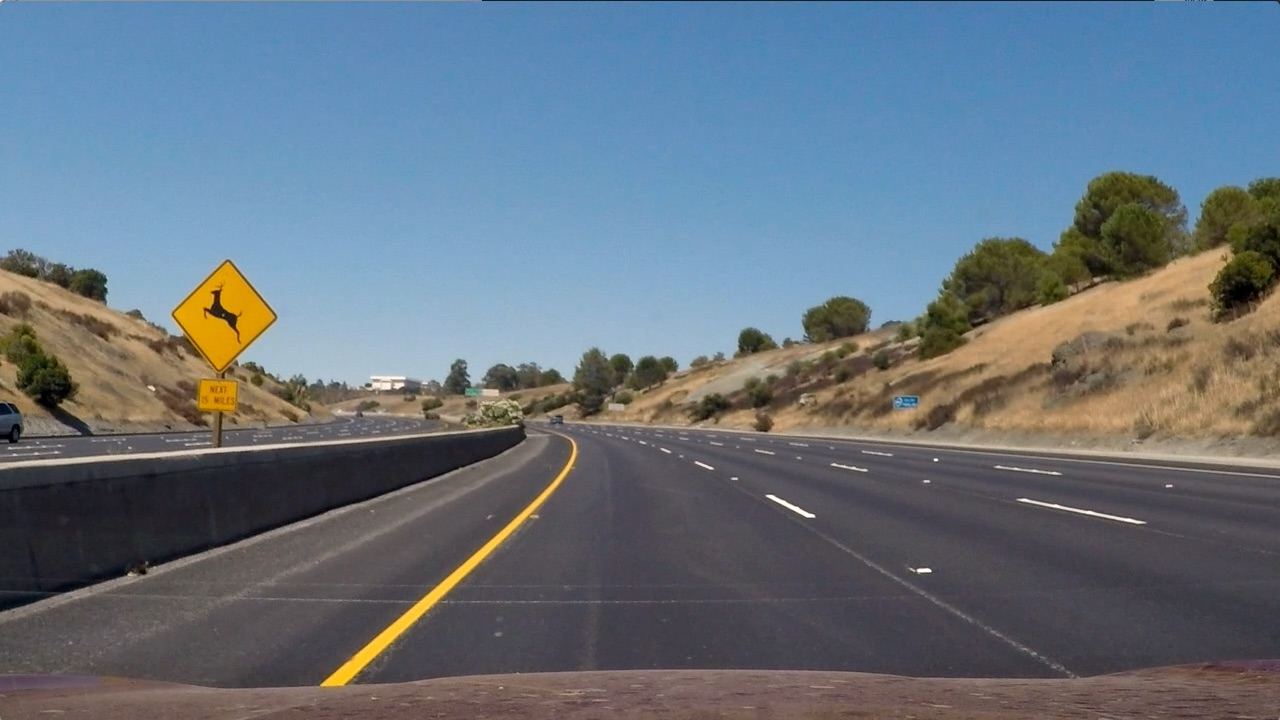
#> input picture Project 2 -Advanced lane lines/test_images/test2.jpg, 1280 x 720 px
$ python calibration_utils.py
#> lines starting #> are read from the running program, lines starting #| are printed output that depends on the picture
import cv2
import numpy as np
import glob
import matplotlib.pyplot as plt
import os.path as path
import pickle

def cache_calibration(func):
    """
    Decorator checks if we have an existing pickle file that holds calibration information.
    If we already have calibrated information, we simply return it and avoid extra computation.
    If we do not have calibration data, we will go through the calibration cycle and dump it as a pickle file for future use.
    """

    calibration_cache = 'calibration_cached_data.pickle'

    def wrapper(*args, **kwargs):
        # we check if the pickle file with the calibration information exists
        if path.exists(calibration_cache):
            print("Loading cached camera calibration...", end= ' ')
            with open(calibration_cache, 'rb') as dump_file:
                # returns the data if found. This avoid an extra call to calibrate_camera
#> (reads Project 2 -Advanced lane lines/calibration_cached_data.pickle from the repository)
                calibration = pickle.load(dump_file)

        else:
            # if we don't find the calibration data already computed, then we go ahead and call the original calibrate_camera function
            # afterwards we make sure to save the returned file by serializing it as cache
            print('Computing camera calibration...', end = ' ')
            calibration = func(*args, **kwargs)
            with open(calibration_cache, 'wb') as dump_file:
                pickle.dump(calibration, dump_file)

        print('Done.')
        return calibration

    return wrapper

# [49 lines left out: function calibrate_camera, not called in this run]

def undistort(frame, mtx, dist, verbose = False):

    frame_undistorted = cv2.undistort(frame, mtx, dist, newCameraMatrix = mtx)

    if verbose:
        ax = plt.subplots(nrows = 1, ncols = 2)
        ax[0].imshow(cv2.cvtColor(frame, cv2.COLOR_BGR2RGB))
        ax[1].imshow(cv2.cvtColor(frame_undistorted, cv2.COLOR_BGR2RGB))
        plt.show()

    return frame_undistorted

if __name__ == '__main__':

    ret, mtx, dist, rvecs, tvecs = calibrate_camera(calib_images_dir='camera_cal', verbose = True)

    img = cv2.imread('test_images/test2.jpg')
#> img is the input picture: shape (720, 1280, 3); mean B, G, R 125.5, 114.6, 102.8

    img_undistorted = undistort(img, mtx, dist)
#> in undistort, `frame_undistorted = cv2.undistort(frame, mtx, dist, newCameraMatrix = ..`:
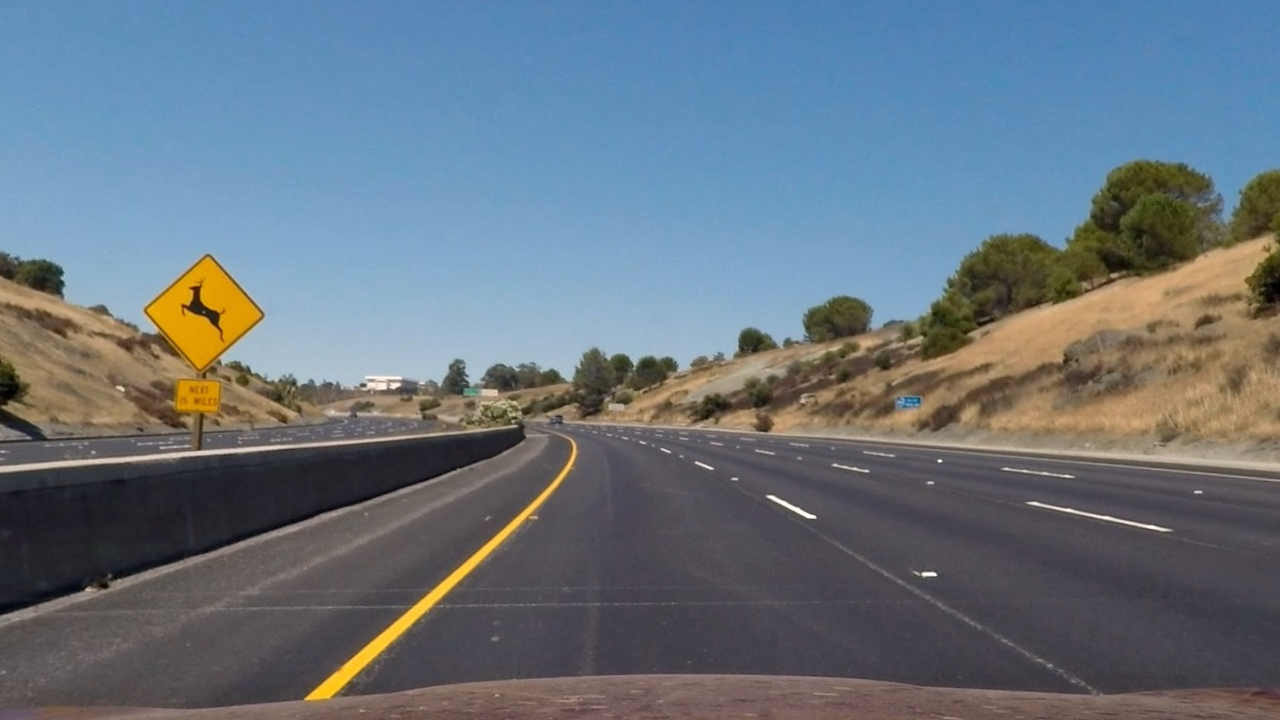
#> frame_undistorted: shape (720, 1280, 3); mean B, G, R 126.4, 115.7, 103.8

    # Specifying the output directory
    cv2.imwrite('output_images/calibration/test_calibration_before.jpg', img)
    cv2.imwrite('output_images/calibration/test_calibration_after.jpg', img_undistorted)
